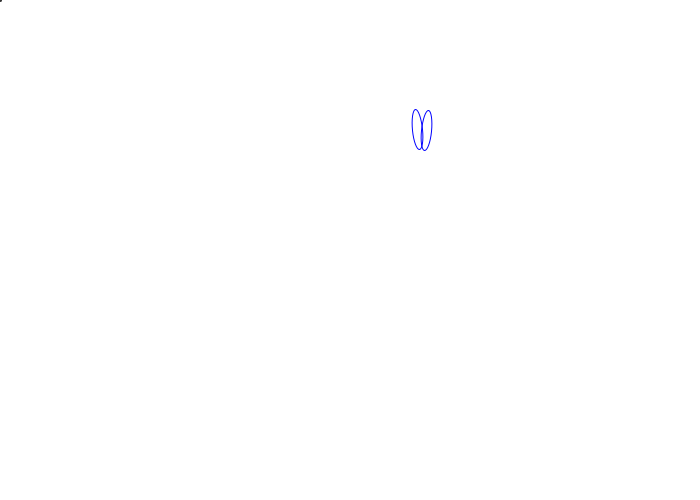
Frame 1 (no input)
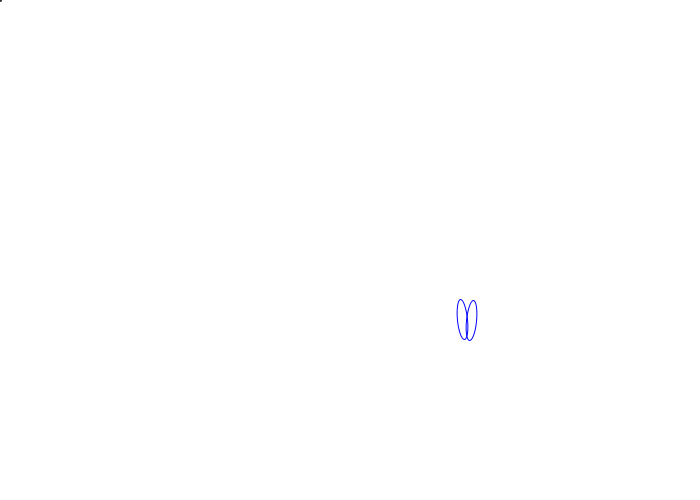
Frame 60 (the mouse pressed at the canvas centre just before this capture)
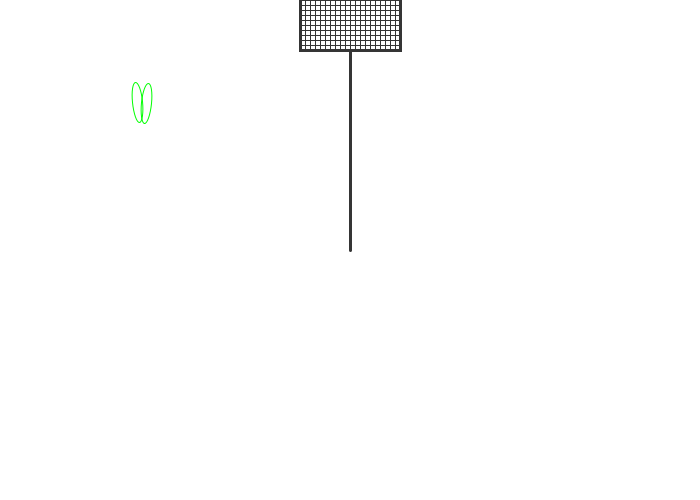
Frame 120 (the mouse held since frame 60 and released just before this capture)

The Processing sketch that drew these frames (run headless with seeded random() and noise(); from frame 60 on, the mouse is pressed at the canvas centre):

// Processing sketch: processing_161278
// ── processing_161278.pde

float mov = 0; //int
float movY = 0;
int coloroR =0 ;
int coloroB =255 ;
int coloroG =0 ;
int colorbat = 53;
boolean clicked = false; //-> boolean=true or false
void mousePressed(){
  if(coloroR == 255){ // clicked is true, this happens
   coloroR =0 ;
   coloroB =255 ;
   coloroG =0 ;
   // colorbat = 180; 
  }else if(coloroB == 255){// clicked is false , that happens
   coloroR =0 ;
   coloroG =255 ;
   coloroB =0 ;
   
  
   // colorbat = 53;
  }else if(coloroG == 255){ // clicked is true, this happens
   coloroR =255 ;
   coloroB =0 ;
   coloroG =0 ;
   // colorbat = 180; 
  }else if(coloroR == 255){// clicked is false , that happens
   coloroR =0 ;
   coloroG =0 ;
   coloroB =255 ;
  }
  
  
  clicked = !clicked; // switch clicked becomes notclicked
}
void setup(){
  size(700, 500);
  // how fast it draws

}

void draw(){
  background(255);
   frameRate(5);
  
 //mov= 0 + 400; // mov= 0 + 1 --> vertikale fliege
 // movY= height + random(-360,0);
  
  
mov= width + random (-800, 0) ; // mov= 0 + 1
movY= height + random(-500,0);


smooth();
stroke (coloroR, coloroG, coloroB);
noFill();
pushMatrix();
translate(mov, movY);
rotate(.1); 
ellipse(9,0,10,40); 
rotate(-.2); 
ellipse(0,0,10,40);
popMatrix();



//Moving flyswatter

frameRate(20);
  strokeWeight(3);
  stroke(colorbat);
  line(mouseX,mouseY,mouseX,mouseY-200);
  noFill();
  rect(mouseX-50,mouseY-300,100,100);

  //Verticle lines
  strokeWeight(1);
  line(mouseX-45,mouseY-300,mouseX-45,mouseY-200);
  line(mouseX-40,mouseY-300,mouseX-40,mouseY-200);
  line(mouseX-35,mouseY-300,mouseX-35,mouseY-200);
  line(mouseX-30,mouseY-300,mouseX-30,mouseY-200);
  line(mouseX-25,mouseY-300,mouseX-25,mouseY-200);
  line(mouseX-20,mouseY-300,mouseX-20,mouseY-200);
  line(mouseX-15,mouseY-300,mouseX-15,mouseY-200);
  line(mouseX-10,mouseY-300,mouseX-10,mouseY-200);
  line(mouseX-5,mouseY-300,mouseX-5,mouseY-200);
  line(mouseX,mouseY-300,mouseX,mouseY-200);
  line(mouseX+5,mouseY-300,mouseX+5,mouseY-200);
  line(mouseX+10,mouseY-300,mouseX+10,mouseY-200);
  line(mouseX+15,mouseY-300,mouseX+15,mouseY-200);
  line(mouseX+20,mouseY-300,mouseX+20,mouseY-200);
  line(mouseX+25,mouseY-300,mouseX+25,mouseY-200);
  line(mouseX+30,mouseY-300,mouseX+30,mouseY-200);
  line(mouseX+35,mouseY-300,mouseX+35,mouseY-200);
  line(mouseX+40,mouseY-300,mouseX+40,mouseY-200);
  line(mouseX+45,mouseY-300,mouseX+45,mouseY-200);

  //Horizontal lines
  line(mouseX-50,mouseY-295,mouseX+50,mouseY-295);
  line(mouseX-50,mouseY-290,mouseX+50,mouseY-290);
  line(mouseX-50,mouseY-285,mouseX+50,mouseY-285);
  line(mouseX-50,mouseY-280,mouseX+50,mouseY-280);
  line(mouseX-50,mouseY-275,mouseX+50,mouseY-275);
  line(mouseX-50,mouseY-270,mouseX+50,mouseY-270);
  line(mouseX-50,mouseY-265,mouseX+50,mouseY-265);
  line(mouseX-50,mouseY-260,mouseX+50,mouseY-260);
  line(mouseX-50,mouseY-255,mouseX+50,mouseY-255);
  line(mouseX-50,mouseY-250,mouseX+50,mouseY-250);
  line(mouseX-50,mouseY-245,mouseX+50,mouseY-245);
  line(mouseX-50,mouseY-240,mouseX+50,mouseY-240);
  line(mouseX-50,mouseY-235,mouseX+50,mouseY-235);
  line(mouseX-50,mouseY-230,mouseX+50,mouseY-230);
  line(mouseX-50,mouseY-225,mouseX+50,mouseY-225);
  line(mouseX-50,mouseY-220,mouseX+50,mouseY-220);
  line(mouseX-50,mouseY-215,mouseX+50,mouseY-215);
  line(mouseX-50,mouseY-210,mouseX+50,mouseY-210);
  line(mouseX-50,mouseY-205,mouseX+50,mouseY-205);
println(movY);

}
